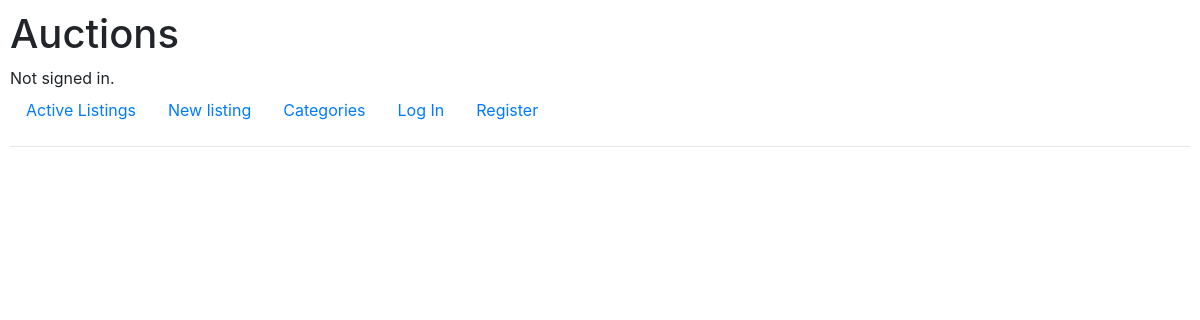
The page /categories on the database as committed earlier.
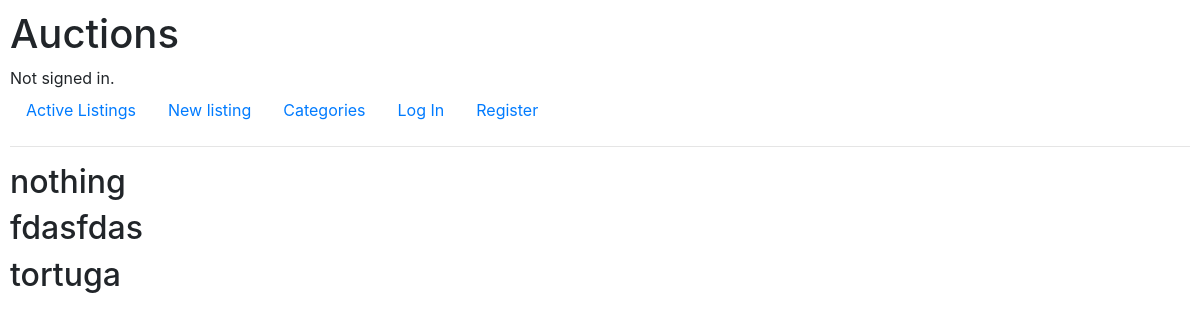
The same page on the database as committed later.
### auctions/models.py (models this page shows)
class Subasta(models.Model):
    title = models.CharField(
        max_length = 64,
    )
    text = models.CharField(
        max_length = 64,
    )
    starting_bid = models.IntegerField(
    )
    image_url = models.CharField(
        max_length = 1024,
    )
    category = models.CharField(
        max_length = 64,
    )

### auctions/views.py (the view)
# urls.py: path("categories", views.categories, name="categories"),
def categories(request):
    list = []
    list_categories = Subasta.objects.all()
    for element in list_categories:
        if not element.category in list:
            list.append(element.category)
    return render(request, 'auctions/categories.html',{
        "list": list,
    })

### auctions/templates/auctions/categories.html
{% extends "auctions/layout.html" %}
{% block body %}
    {% for element in list %}
        <a href="categories/{{ element }}" style="text-decoration: none; color: inherit;">
            <h2>{{ element }}</h2>
        </a>
    {% endfor %}
{% endblock %}

### auctions/templates/auctions/layout.html (shortened to what this page needs)
{% load static %}
<!DOCTYPE html>
<html lang="en">
    <head>
        <link rel="stylesheet" href="https://stackpath.bootstrapcdn.com/bootstrap/4.4.1/css/bootstrap.min.css">
        <link href="{% static 'auctions/styles.css' %}" rel="stylesheet">
    </head>
    <body>
        <h1>Auctions</h1>
        <div>
            {% if user.is_authenticated %}
                Signed in as <strong>{{ user.username }}</strong>.
            {% else %}
                Not signed in.
            {% endif %}
        </div>
        <ul class="nav">
            <li class="nav-item">
                <a class="nav-link" href="{% url 'index' %}">Active Listings</a>
            </li>
            <li class="nav-item">
                <a class="nav-link" href="{% url 'new_listing_page' %}">New listing</a>
            </li>
            <li>
                <a class="nav-link" href="{% url 'categories' %}">Categories</a>
            </li>
            {% if user.is_authenticated %}
                <li class="nav-item">
                    <a class="nav-link" href="{% url 'logout' %}">Log Out</a>
                </li>
            {% else %}
                <li class="nav-item">
                    <a class="nav-link" href="{% url 'login' %}">Log In</a>
                </li>
                <li class="nav-item">
                    <a class="nav-link" href="{% url 'register' %}">Register</a>
                </li>
            {% endif %}
        </ul>
        <hr>
        {% block body %}
        {% endblock %}
    </body>
</html>

### auctions/static/auctions/styles.css (style rules this page uses)
body { padding: 10px; }

Rows that differ between the two databases and show on the page:
added Subasta: list "nothing"
added Subasta: list "fdasfdas"
added Subasta: list "tortuga"
